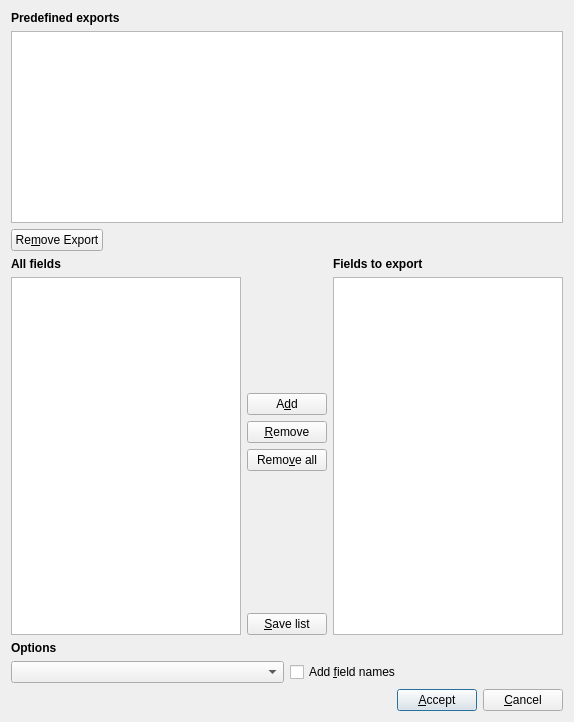
<ui version="4.0" >
 <class>ExportDialog</class>
 <widget class="QDialog" name="ExportDialog" >
  <property name="geometry" >
   <rect>
    <x>0</x>
    <y>0</y>
    <width>574</width>
    <height>722</height>
   </rect>
  </property>
  <property name="windowTitle" >
   <string>Dialog</string>
  </property>
  <layout class="QVBoxLayout" >
   <item>
    <layout class="QVBoxLayout" >
     <item>
      <widget class="QLabel" name="label" >
       <property name="text" >
        <string>&lt;b>Predefined exports&lt;/b></string>
       </property>
      </widget>
     </item>
     <item>
      <widget class="QTreeView" name="uiPredefined" >
       <property name="sizePolicy" >
        <sizepolicy vsizetype="Fixed" hsizetype="Expanding" >
         <horstretch>0</horstretch>
         <verstretch>0</verstretch>
        </sizepolicy>
       </property>
      </widget>
     </item>
    </layout>
   </item>
   <item>
    <layout class="QHBoxLayout" >
     <item>
      <widget class="QPushButton" name="pushRemoveExport" >
       <property name="text" >
        <string>Re&amp;move Export</string>
       </property>
       <property name="icon" >
        <iconset resource="common.qrc" >:/images/images/delete.png</iconset>
       </property>
      </widget>
     </item>
     <item>
      <spacer>
       <property name="orientation" >
        <enum>Qt::Horizontal</enum>
       </property>
       <property name="sizeHint" stdset="0" >
        <size>
         <width>40</width>
         <height>20</height>
        </size>
       </property>
      </spacer>
     </item>
    </layout>
   </item>
   <item>
    <layout class="QHBoxLayout" >
     <item>
      <layout class="QVBoxLayout" >
       <item>
        <widget class="QLabel" name="label_2" >
         <property name="text" >
          <string>&lt;b>All fields&lt;/b></string>
         </property>
         <property name="buddy" >
          <cstring>uiAllFields</cstring>
         </property>
        </widget>
       </item>
       <item>
        <widget class="QTreeView" name="uiAllFields" >
         <property name="sortingEnabled" >
          <bool>true</bool>
         </property>
        </widget>
       </item>
      </layout>
     </item>
     <item>
      <layout class="QVBoxLayout" >
       <item>
        <spacer>
         <property name="orientation" >
          <enum>Qt::Vertical</enum>
         </property>
         <property name="sizeHint" stdset="0" >
          <size>
           <width>20</width>
           <height>40</height>
          </size>
         </property>
        </spacer>
       </item>
       <item>
        <widget class="QPushButton" name="pushAdd" >
         <property name="text" >
          <string>A&amp;dd</string>
         </property>
         <property name="icon" >
          <iconset resource="common.qrc" >:/images/images/next.png</iconset>
         </property>
        </widget>
       </item>
       <item>
        <widget class="QPushButton" name="pushRemove" >
         <property name="text" >
          <string>&amp;Remove</string>
         </property>
         <property name="icon" >
          <iconset resource="common.qrc" >:/images/images/previous.png</iconset>
         </property>
        </widget>
       </item>
       <item>
        <widget class="QPushButton" name="pushRemoveAll" >
         <property name="text" >
          <string>Remo&amp;ve all</string>
         </property>
         <property name="icon" >
          <iconset resource="common.qrc" >:/images/images/trash.png</iconset>
         </property>
        </widget>
       </item>
       <item>
        <spacer>
         <property name="orientation" >
          <enum>Qt::Vertical</enum>
         </property>
         <property name="sizeHint" stdset="0" >
          <size>
           <width>20</width>
           <height>40</height>
          </size>
         </property>
        </spacer>
       </item>
       <item>
        <widget class="QPushButton" name="pushSave" >
         <property name="text" >
          <string>&amp;Save list</string>
         </property>
         <property name="icon" >
          <iconset resource="common.qrc" >:/images/images/save.png</iconset>
         </property>
        </widget>
       </item>
      </layout>
     </item>
     <item>
      <layout class="QVBoxLayout" >
       <item>
        <widget class="QLabel" name="label_3" >
         <property name="text" >
          <string>&lt;b>Fields to export&lt;/b></string>
         </property>
        </widget>
       </item>
       <item>
        <widget class="QListView" name="uiSelectedFields" />
       </item>
      </layout>
     </item>
    </layout>
   </item>
   <item>
    <layout class="QGridLayout" >
     <item row="0" column="0" >
      <widget class="QLabel" name="label_4" >
       <property name="text" >
        <string>&lt;b>Options&lt;/b></string>
       </property>
       <property name="buddy" >
        <cstring>uiFormat</cstring>
       </property>
      </widget>
     </item>
     <item row="1" column="0" >
      <widget class="QComboBox" name="uiFormat" />
     </item>
     <item row="1" column="1" >
      <widget class="QCheckBox" name="uiAddFieldNames" >
       <property name="text" >
        <string>Add &amp;field names</string>
       </property>
      </widget>
     </item>
    </layout>
   </item>
   <item>
    <layout class="QHBoxLayout" >
     <property name="spacing" >
      <number>6</number>
     </property>
     <property name="margin" >
      <number>0</number>
     </property>
     <item>
      <spacer>
       <property name="orientation" >
        <enum>Qt::Horizontal</enum>
       </property>
       <property name="sizeHint" stdset="0" >
        <size>
         <width>40</width>
         <height>20</height>
        </size>
       </property>
      </spacer>
     </item>
     <item>
      <widget class="QPushButton" name="pushAccept" >
       <property name="text" >
        <string>&amp;Accept</string>
       </property>
       <property name="icon" >
        <iconset resource="common.qrc" >:/images/images/ok.png</iconset>
       </property>
       <property name="default" >
        <bool>true</bool>
       </property>
      </widget>
     </item>
     <item>
      <widget class="QPushButton" name="pushCancel" >
       <property name="text" >
        <string>&amp;Cancel</string>
       </property>
       <property name="icon" >
        <iconset resource="common.qrc" >:/images/images/cancel.png</iconset>
       </property>
      </widget>
     </item>
    </layout>
   </item>
  </layout>
 </widget>
 <resources>
  <include location="common.qrc" />
 </resources>
 <connections/>
</ui>
